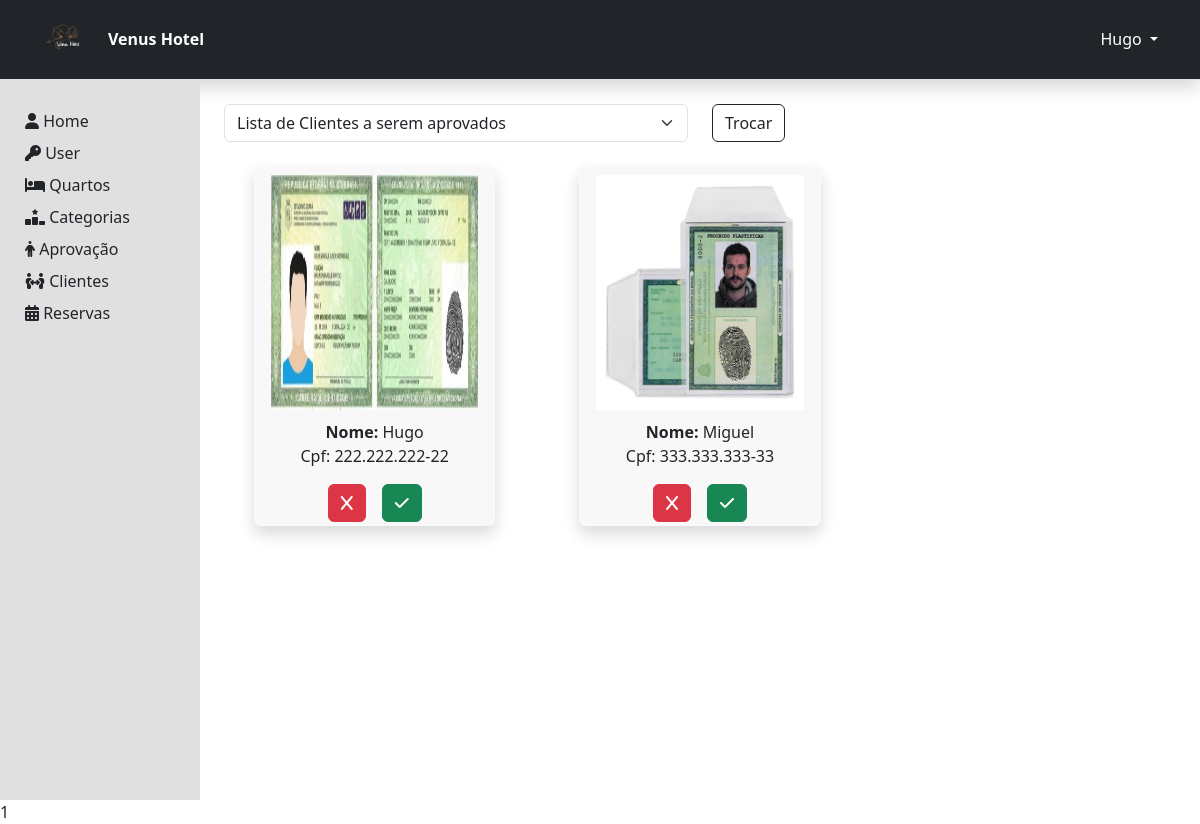
The app's page /area-admin/aprovacao/index.php (signed in) with its own data.
### tables this page shows
CREATE TABLE IF NOT EXISTS `tbclientes` (
  `codCliente` int NOT NULL AUTO_INCREMENT,
  `nomeCliente` varchar(60) DEFAULT NULL,
  `emailCliente` varchar(255) DEFAULT NULL,
  `senhaCliente` varchar(50) DEFAULT NULL,
  `cpfCliente` varchar(14) DEFAULT NULL,
  `fotoDocumentoCLiente` varchar(80) DEFAULT NULL,
  `statusCliente` varchar(15) DEFAULT NULL,
  PRIMARY KEY (`codCliente`)
);

### componentes/verificaAcesso.php (called while the page is built, shortened)
<?php
if(isset($_SESSION['adm'])){
$adm = $_SESSION['adm'];
}else{
  session_destroy();
  header('Location: ../index.php');
}
?>

### dao/ClienteDao.php (called while the page is built, shortened)
<?php
class ClienteDao {
    public static function selectAllAnalise(){
        $pdo = Conexao::conexao();
        $com = "SELECT * FROM tbclientes WHERE statusCliente != 'Aprovado'";
        $stmt = $pdo->PREPARE($com);
        $stmt->EXECUTE();
        $rows = $stmt->rowCount();
        if($rows>0){
            return $stmt->fetchAll();
        }else{
            return false;
        }
    }
    }
?>

### area-admin/aprovacao/index.php (the view, shortened to what this page needs)
<?php
  require_once '../../componentes/verificaAcesso.php';
?>
<?php
require_once '../../dao/ClienteDao.php';
$infosCliente = ClienteDao::selectAllAnalise();
$status = "Analise";
?>
<!DOCTYPE html>
<html lang="pt-br">
<head>
  <link href="https://cdn.jsdelivr.net/npm/bootstrap@5.3.2/dist/css/bootstrap.min.css" rel="stylesheet">
  <link rel="stylesheet" href="https://use.fontawesome.com/releases/v5.3.1/css/all.css">
  <link rel="stylesheet" href="css/style.css">
</head>
<body style="justify-content: center; align-items: center; height: 100vh ">
  <?php
  include('./../../componentes/header-adm.php');
  ?>
  <div class="container-fluid" style="height: 90vh">
    <div class="row h-100">
      <?php
      include('./../../componentes/menu-adm.php');
      ?>
      <div class="col-md-10  p-4 borber">
        <form action="" method="post" class="row align-items-center mb-4">
          <div class="col fs-3 fw-semibold">
            <select name="troca" class="form-select" id="">
              <option value="Analise"> Lista de Clientes a serem aprovados </option>
            </select>
          </div>
          <div class="col">
            <button name="btnTroca" class="btn btn-outline-dark">Trocar</button>
          </div>
        </form>
        <div class=" row">
          <?php if ($infosCliente == false) {
          ?>
            <div><span>Não há clientes em análise ou reprovados</span></div>
            <?php
          } else {
            foreach ($infosCliente as $info) {
              if ($info['statusCliente'] == $status) {
                $achados++; ?>
                <div class="col-md-4 d-flex align-items-center justify-content-center " style="height: 45vh !important;">
                  <div class="card border border-light shadow" style="width: 80%; height: 100%;">
                    <div class="card-header" style="height: 70%;border:none !important">
                      <img width="100%" height="100%" src="../../img/docs/<?= $info['fotoDocumentoCLiente'] ?>">
                    </div>
                    <div class="card-footer d-flex flex-column align-items-center justify-content-center gap-3" style="height: 30%; border:none !important">
                      <div class="nomeCpfCliente d-flex flex-column justify-content-center align-items-center">
                        <span><strong>Nome:</strong> <?= $info['nomeCliente'] ?></span>
                        <span>Cpf: <?= $info['cpfCliente'] ?></span>
                      </div>
                      <form action="process.php" method="post" class="d-flex align-items-center justify-content-center gap-3 ">
                        <?php if ($info['statusCliente'] == "Analise") { ?>
                          <button name="acao" class="btn btn-danger" value="Reprovado" type="submit"><i class="fa-solid fa-x"></i></button>
                          <button name="acao" class="btn btn-success" value="Aprovado" type="submit"><i class="fa-solid fa-check"></i></button>
                        <?php } else {
                        ?>
                          <button name="acao" class="btn btn-success" value="Aprovado" type="submit"><i class="fa-solid fa-check"></i></button>
                        <?php } ?>
                      </form>
                    </div>
                  </div>
                </div>
              <?php
              }
            }
              ?>
          <?php
          } ?>
        </div>
      </div>
    </div>
  </div>
  <?= require './../../componentes/modal.php' ?>
</body>
</html>

### componentes/header-adm.php (shortened to what this page needs)
<header class="p-3 border-bottom bg-dark text-white shadow" style="height: 10vh">
  <div class="container">
    <div class="d-flex flex-wrap align-items-center justify-content-center justify-content-lg-start">
      <a href="../index.php" class="d-flex align-items-center mb-2 mb-lg-0 link-body-emphasis text-decoration-none">
        <img src="./../../img/client/logo1.png" width="50" height="50" class="d-inline-block align-top img-fluid" alt="">
      </a>
      <div class="nav col-12 col-lg-auto me-lg-auto mb-2 justify-content-center mb-md-0 ms-3 fw-bold">
        Venus Hotel
      </div>
      <form action="../../componentes/logout.php" class="dropdown text-end">
        <a href="#" class="text-white d-block link-body-emphasis text-decoration-none dropdown-toggle"
          data-bs-toggle="dropdown" aria-expanded="false">
          <span><?=$adm['nomeAdm']?></span>
        </a>
</form>
    </div>
  </div>
</header>

### css/style.css (style rules this page uses)
a { position: relative; text-decoration: none; }

### records on screen
tbclientes: nomeCliente "Hugo", fotoDocumentoCLiente (picture), cpfCliente "222.222.222-22", statusCliente "Analise" (drawn)
tbclientes: fotoDocumentoCLiente (picture), nomeCliente "Miguel", cpfCliente "333.333.333-33", statusCliente "Analise" (drawn)

### other values on screen
require './../../componentes/modal.php' "1"
